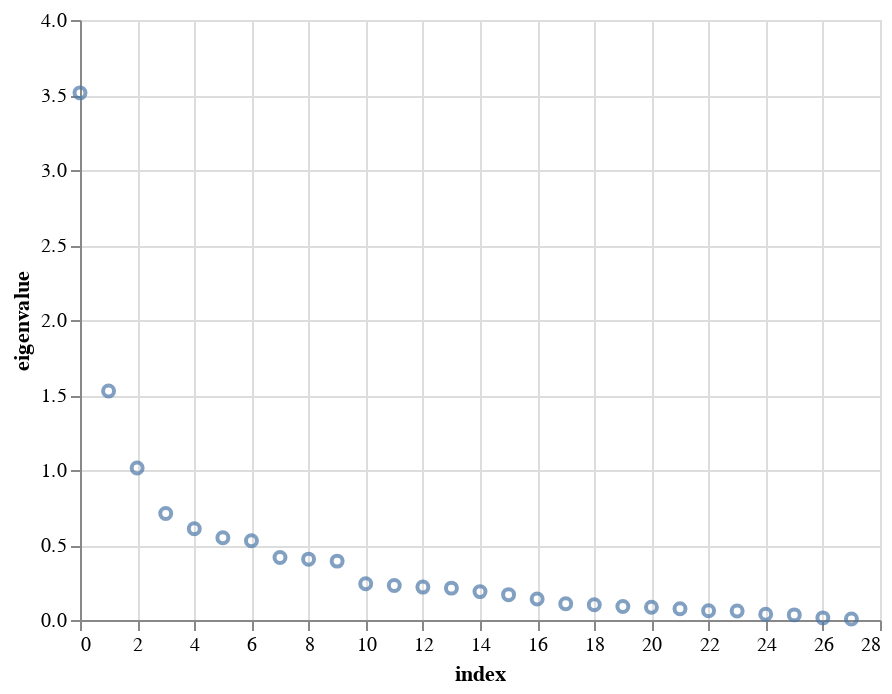

The cell this chart's notebook holds for it:
### Code cell
scree_plot = (
    pd.DataFrame({"eigenvalue": d, "index": np.arange(d.shape[0])})
    .pipe(alt.Chart)
    .encode(x="index", y="eigenvalue")
    .mark_point()
)

lineapy.save(scree_plot, "scree_plot")
scree_plot

### Figure 1 — Vega-Lite specification as saved in the notebook (floating-point values rounded to 4 significant figures)
{"config": {"view": {"continuousWidth": 400, "continuousHeight": 300}}, "data": {"name": "data-e308a0ff66ec27ea03b7c8dc9b9055d5"}, "mark": "point", "encoding": {"x": {"field": "index", "type": "quantitative"}, "y": {"field": "eigenvalue", "type": "quantitative"}}, "$schema": "https://vega.github.io/schema/vega-lite/v4.17.0.json", "datasets": {"data-e308a0ff66ec27ea03b7c8dc9b9055d5": [{"eigenvalue": 3.514, "index": 0}, {"eigenvalue": 1.527, "index": 1}, {"eigenvalue": 1.013, "index": 2}, {"eigenvalue": 0.7105, "index": 3}, {"eigenvalue": 0.6082, "index": 4}, {"eigenvalue": 0.5488, "index": 5}, {"eigenvalue": 0.5282, "index": 6}, {"eigenvalue": 0.417, "index": 7}, {"eigenvalue": 0.4057, "index": 8}, {"eigenvalue": 0.3926, "index": 9}, {"eigenvalue": 0.2411, "index": 10}, {"eigenvalue": 0.2301, "index": 11}, {"eigenvalue": 0.2194, "index": 12}, {"eigenvalue": 0.2125, "index": 13}, {"eigenvalue": 0.1892, "index": 14}, {"eigenvalue": 0.169, "index": 15}, {"eigenvalue": 0.1401, "index": 16}, {"eigenvalue": 0.1088, "index": 17}, {"eigenvalue": 0.102, "index": 18}, {"eigenvalue": 0.09023, "index": 19}, {"eigenvalue": 0.08523, "index": 20}, {"eigenvalue": 0.07503, "index": 21}, {"eigenvalue": 0.06219, "index": 22}, {"eigenvalue": 0.06015, "index": 23}, {"eigenvalue": 0.03845, "index": 24}, {"eigenvalue": 0.03414, "index": 25}, {"eigenvalue": 0.01421, "index": 26}, {"eigenvalue": 0.006666, "index": 27}]}}
